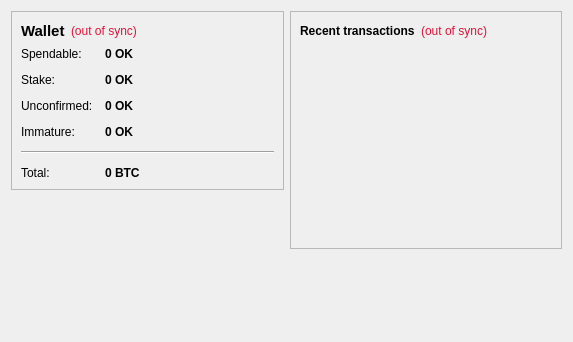
<?xml version="1.0" encoding="UTF-8"?>
<ui version="4.0">
 <class>OverviewPage</class>
 <widget class="QWidget" name="OverviewPage">
  <property name="geometry">
   <rect>
    <x>0</x>
    <y>0</y>
    <width>573</width>
    <height>342</height>
   </rect>
  </property>
  <property name="windowTitle">
   <string>Form</string>
  </property>
  <layout class="QHBoxLayout" name="horizontalLayout" stretch="1,1">
   <item>
    <layout class="QVBoxLayout" name="verticalLayout_2">
     <item>
      <widget class="QFrame" name="frame">
       <property name="frameShape">
        <enum>QFrame::StyledPanel</enum>
       </property>
       <property name="frameShadow">
        <enum>QFrame::Raised</enum>
       </property>
       <layout class="QVBoxLayout" name="verticalLayout_4">
        <item>
         <layout class="QHBoxLayout" name="horizontalLayout_4">
          <item>
           <widget class="QLabel" name="label_5">
            <property name="font">
             <font>
              <pointsize>11</pointsize>
              <weight>75</weight>
              <bold>true</bold>
             </font>
            </property>
            <property name="text">
             <string>Wallet</string>
            </property>
           </widget>
          </item>
          <item>
           <widget class="QLabel" name="labelWalletStatus">
            <property name="toolTip">
             <string>The displayed information may be out of date. Your wallet automatically synchronizes with the PayPeer network after a connection is established, but this process has not completed yet.</string>
            </property>
            <property name="styleSheet">
             <string notr="true">QLabel { color: #DC143C; }</string>
            </property>
            <property name="text">
             <string notr="true">(out of sync)</string>
            </property>
            <property name="alignment">
             <set>Qt::AlignLeading|Qt::AlignLeft|Qt::AlignVCenter</set>
            </property>
           </widget>
          </item>
          <item>
           <spacer name="horizontalSpacer_2">
            <property name="orientation">
             <enum>Qt::Horizontal</enum>
            </property>
            <property name="sizeHint" stdset="0">
             <size>
              <width>40</width>
              <height>20</height>
             </size>
            </property>
           </spacer>
          </item>
         </layout>
        </item>
        <item>
         <layout class="QFormLayout" name="formLayout_2">
          <property name="fieldGrowthPolicy">
           <enum>QFormLayout::AllNonFixedFieldsGrow</enum>
          </property>
          <property name="horizontalSpacing">
           <number>12</number>
          </property>
          <property name="verticalSpacing">
           <number>12</number>
          </property>
          <item row="0" column="0">
           <widget class="QLabel" name="label">
            <property name="text">
             <string>Spendable:</string>
            </property>
           </widget>
          </item>
          <item row="0" column="1">
           <widget class="QLabel" name="labelBalance">
            <property name="font">
             <font>
              <weight>75</weight>
              <bold>true</bold>
             </font>
            </property>
            <property name="cursor">
             <cursorShape>IBeamCursor</cursorShape>
            </property>
            <property name="toolTip">
             <string>Your current spendable balance</string>
            </property>
            <property name="text">
             <string notr="true">0 OK</string>
            </property>
            <property name="textInteractionFlags">
             <set>Qt::LinksAccessibleByMouse|Qt::TextSelectableByKeyboard|Qt::TextSelectableByMouse</set>
            </property>
           </widget>
          </item>
          <item row="1" column="0">
           <widget class="QLabel" name="label_6">
            <property name="text">
             <string>Stake:</string>
            </property>
           </widget>
          </item>
          <item row="1" column="1">
           <widget class="QLabel" name="labelStake">
            <property name="font">
             <font>
              <weight>75</weight>
              <bold>true</bold>
             </font>
            </property>
            <property name="cursor">
             <cursorShape>IBeamCursor</cursorShape>
            </property>
            <property name="toolTip">
             <string>Total of coins that was staked, and do not yet count toward the current balance</string>
            </property>
            <property name="text">
             <string notr="true">0 OK</string>
            </property>
            <property name="textInteractionFlags">
             <set>Qt::LinksAccessibleByMouse|Qt::TextSelectableByKeyboard|Qt::TextSelectableByMouse</set>
            </property>
           </widget>
          </item>
          <item row="2" column="0">
           <widget class="QLabel" name="label_3">
            <property name="text">
             <string>Unconfirmed:</string>
            </property>
           </widget>
          </item>
          <item row="2" column="1">
           <widget class="QLabel" name="labelUnconfirmed">
            <property name="font">
             <font>
              <weight>75</weight>
              <bold>true</bold>
             </font>
            </property>
            <property name="cursor">
             <cursorShape>IBeamCursor</cursorShape>
            </property>
            <property name="toolTip">
             <string>Total of transactions that have yet to be confirmed, and do not yet count toward the current balance</string>
            </property>
            <property name="text">
             <string notr="true">0 OK</string>
            </property>
            <property name="textInteractionFlags">
             <set>Qt::LinksAccessibleByMouse|Qt::TextSelectableByKeyboard|Qt::TextSelectableByMouse</set>
            </property>
           </widget>
          </item>
          <item row="3" column="0">
           <widget class="QLabel" name="labelImmatureText">
            <property name="text">
             <string>Immature:</string>
            </property>
           </widget>
          </item>
          <item row="3" column="1">
           <widget class="QLabel" name="labelImmature">
            <property name="font">
             <font>
              <weight>75</weight>
              <bold>true</bold>
             </font>
            </property>
            <property name="toolTip">
             <string>Mined balance that has not yet matured</string>
            </property>
            <property name="text">
             <string notr="true">0 OK</string>
            </property>
            <property name="textInteractionFlags">
             <set>Qt::LinksAccessibleByMouse|Qt::TextSelectableByKeyboard|Qt::TextSelectableByMouse</set>
            </property>
           </widget>
          </item>
          <item row="4" column="0" colspan="2">
           <widget class="Line" name="line">
            <property name="orientation">
             <enum>Qt::Horizontal</enum>
            </property>
           </widget>
          </item>
          <item row="5" column="0">
           <widget class="QLabel" name="labelTotalText">
            <property name="text">
             <string>Total:</string>
            </property>
           </widget>
          </item>
          <item row="5" column="1">
           <widget class="QLabel" name="labelTotal">
            <property name="font">
             <font>
              <weight>75</weight>
              <bold>true</bold>
             </font>
            </property>
            <property name="cursor">
             <cursorShape>IBeamCursor</cursorShape>
            </property>
            <property name="toolTip">
             <string>Your current total balance</string>
            </property>
            <property name="text">
             <string notr="true">0 BTC</string>
            </property>
            <property name="textInteractionFlags">
             <set>Qt::LinksAccessibleByMouse|Qt::TextSelectableByKeyboard|Qt::TextSelectableByMouse</set>
            </property>
           </widget>
          </item>
         </layout>
        </item>
       </layout>
      </widget>
     </item>
     <item>
      <spacer name="verticalSpacer">
       <property name="orientation">
        <enum>Qt::Vertical</enum>
       </property>
       <property name="sizeHint" stdset="0">
        <size>
         <width>20</width>
         <height>40</height>
        </size>
       </property>
      </spacer>
     </item>
    </layout>
   </item>
   <item>
    <layout class="QVBoxLayout" name="verticalLayout_3">
     <item>
      <widget class="QFrame" name="frame_2">
       <property name="frameShape">
        <enum>QFrame::StyledPanel</enum>
       </property>
       <property name="frameShadow">
        <enum>QFrame::Raised</enum>
       </property>
       <layout class="QVBoxLayout" name="verticalLayout">
        <item>
         <layout class="QHBoxLayout" name="horizontalLayout_2">
          <item>
           <widget class="QLabel" name="label_4">
            <property name="text">
             <string>&lt;b&gt;Recent transactions&lt;/b&gt;</string>
            </property>
           </widget>
          </item>
          <item>
           <widget class="QLabel" name="labelTransactionsStatus">
            <property name="toolTip">
             <string>The displayed information may be out of date. Your wallet automatically synchronizes with the PayPeer network after a connection is established, but this process has not completed yet.</string>
            </property>
            <property name="styleSheet">
             <string notr="true">QLabel { color: #DC143C; }</string>
            </property>
            <property name="text">
             <string notr="true">(out of sync)</string>
            </property>
            <property name="alignment">
             <set>Qt::AlignRight|Qt::AlignTrailing|Qt::AlignVCenter</set>
            </property>
           </widget>
          </item>
          <item>
           <spacer name="horizontalSpacer">
            <property name="orientation">
             <enum>Qt::Horizontal</enum>
            </property>
            <property name="sizeHint" stdset="0">
             <size>
              <width>40</width>
              <height>20</height>
             </size>
            </property>
           </spacer>
          </item>
         </layout>
        </item>
        <item>
         <widget class="QListView" name="listTransactions">
          <property name="styleSheet">
           <string notr="true">QListView { background: transparent; }</string>
          </property>
          <property name="frameShape">
           <enum>QFrame::NoFrame</enum>
          </property>
          <property name="verticalScrollBarPolicy">
           <enum>Qt::ScrollBarAlwaysOff</enum>
          </property>
          <property name="horizontalScrollBarPolicy">
           <enum>Qt::ScrollBarAlwaysOff</enum>
          </property>
          <property name="selectionMode">
           <enum>QAbstractItemView::NoSelection</enum>
          </property>
         </widget>
        </item>
       </layout>
      </widget>
     </item>
     <item>
      <spacer name="verticalSpacer_2">
       <property name="orientation">
        <enum>Qt::Vertical</enum>
       </property>
       <property name="sizeHint" stdset="0">
        <size>
         <width>20</width>
         <height>40</height>
        </size>
       </property>
      </spacer>
     </item>
    </layout>
   </item>
  </layout>
 </widget>
 <resources/>
 <connections/>
</ui>
